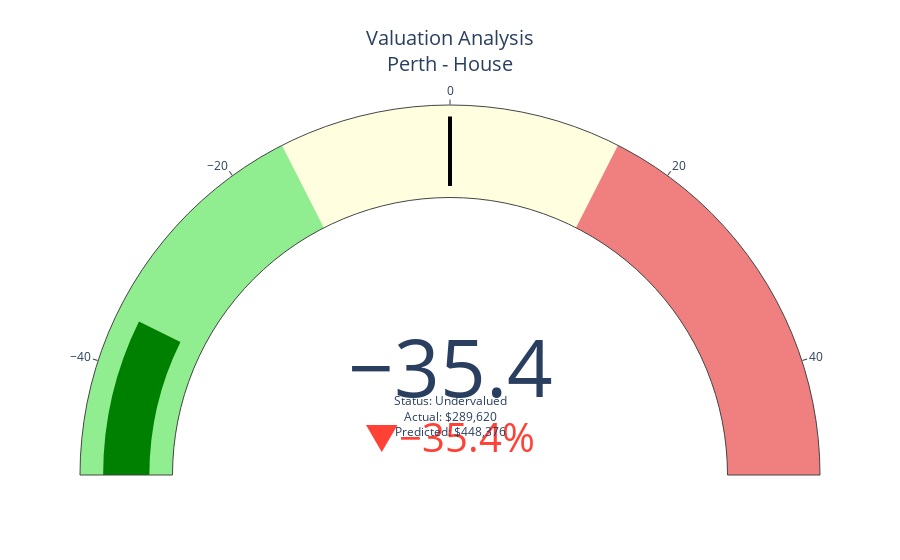

This figure's notebook cell:
### Code cell
# Valuation gauge for a sample property
try:
    sample_property = valuation_analysis.iloc[0]
    
    gauge_fig = viz.create_valuation_gauge(
        actual_price=sample_property['price'],
        predicted_price=sample_property['predicted_price'],
        property_address=f"{sample_property['suburb']} - {sample_property['property_type']}"
    )
    gauge_fig.show()
    
except (NameError, ImportError):
    print("📊 Creating text-based valuation summary...")
    
    # Text-based valuation summary
    sample_property = valuation_analysis.iloc[0]
    valuation_pct = sample_property['price_difference_pct']
    
    print(f"\n🏠 SAMPLE PROPERTY VALUATION")
    print(f"Location: {sample_property['suburb']}")
    print(f"Type: {sample_property['property_type']}")
    print(f"Actual Price: ${sample_property['price']:,.0f}")
    print(f"Model Prediction: ${sample_property['predicted_price']:,.0f}")
    print(f"Difference: {valuation_pct:.1f}%")
    print(f"Status: {sample_property['valuation_status']}")

### Figure 1 — Plotly figure (JSON) as saved in the notebook; plotly's stock layout.template omitted (floating-point values rounded to 4 significant figures)
{"data": [{"delta": {"reference": 0, "suffix": "%"}, "domain": {"x": [0, 1], "y": [0, 1]}, "gauge": {"axis": {"range": [-50, 50]}, "bar": {"color": "green"}, "steps": [{"color": "lightgreen", "range": [-50, -15]}, {"color": "lightyellow", "range": [-15, 15]}, {"color": "lightcoral", "range": [15, 50]}], "threshold": {"line": {"color": "black", "width": 4}, "thickness": 0.75, "value": 0}}, "mode": "gauge+number+delta", "title": {"text": "Valuation Analysis<br>Perth - House"}, "type": "indicator", "value": -35.41}], "layout": {"annotations": [{"showarrow": false, "text": "Status: Undervalued<br>Actual: $289,620<br>Predicted: $448,376", "x": 0.5, "xanchor": "center", "y": 0.1}]}}
